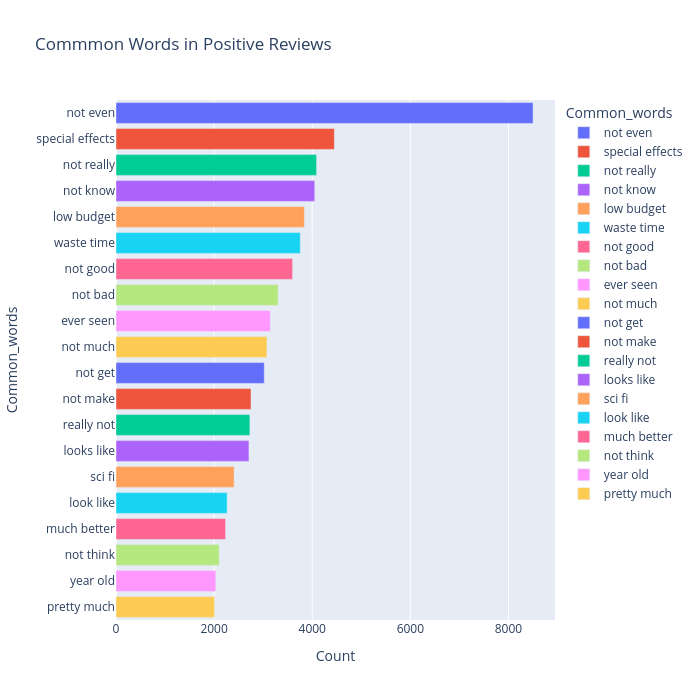

Notebook source saved alongside this figure:
### Code cell
#Trigrams
# Assuming your cleaned data is in the 'Reviews' column
#Bigrams - Two words
from sklearn.feature_extraction.text import CountVectorizer
most_common_uni = get_top_text_ngrams(df['Reviews'][df['Ratings']<=4], 20, 2)

most_common_uni = dict(most_common_uni)
temp = pd.DataFrame(columns=["Common_words", 'Count'])
temp["Common_words"] = list(most_common_uni.keys())
temp["Count"] = list(most_common_uni.values())

fig = px.bar(
    temp, 
    x="Count", 
    y="Common_words", 
    title='Commmon Words in Positive Reviews', 
    orientation='h', 
    width=700, 
    height=700, 
    color='Common_words'
)
fig.show()

### Figure 1 — Plotly figure (JSON) as saved in the notebook; plotly's stock layout.template omitted (floating-point values rounded to 4 significant figures)
{"data": [{"alignmentgroup": "True", "hovertemplate": "Common_words=%{y}<br>Count=%{x}<extra></extra>", "legendgroup": "not even", "marker": {"color": "#636efa", "pattern": {"shape": ""}}, "name": "not even", "offsetgroup": "not even", "orientation": "h", "showlegend": true, "textposition": "auto", "type": "bar", "x": [8501], "xaxis": "x", "y": ["not even"], "yaxis": "y"}, {"alignmentgroup": "True", "hovertemplate": "Common_words=%{y}<br>Count=%{x}<extra></extra>", "legendgroup": "special effects", "marker": {"color": "#EF553B", "pattern": {"shape": ""}}, "name": "special effects", "offsetgroup": "special effects", "orientation": "h", "showlegend": true, "textposition": "auto", "type": "bar", "x": [4451], "xaxis": "x", "y": ["special effects"], "yaxis": "y"}, {"alignmentgroup": "True", "hovertemplate": "Common_words=%{y}<br>Count=%{x}<extra></extra>", "legendgroup": "not really", "marker": {"color": "#00cc96", "pattern": {"shape": ""}}, "name": "not really", "offsetgroup": "not really", "orientation": "h", "showlegend": true, "textposition": "auto", "type": "bar", "x": [4089], "xaxis": "x", "y": ["not really"], "yaxis": "y"}, {"alignmentgroup": "True", "hovertemplate": "Common_words=%{y}<br>Count=%{x}<extra></extra>", "legendgroup": "not know", "marker": {"color": "#ab63fa", "pattern": {"shape": ""}}, "name": "not know", "offsetgroup": "not know", "orientation": "h", "showlegend": true, "textposition": "auto", "type": "bar", "x": [4051], "xaxis": "x", "y": ["not know"], "yaxis": "y"}, {"alignmentgroup": "True", "hovertemplate": "Common_words=%{y}<br>Count=%{x}<extra></extra>", "legendgroup": "low budget", "marker": {"color": "#FFA15A", "pattern": {"shape": ""}}, "name": "low budget", "offsetgroup": "low budget", "orientation": "h", "showlegend": true, "textposition": "auto", "type": "bar", "x": [3840], "xaxis": "x", "y": ["low budget"], "yaxis": "y"}, {"alignmentgroup": "True", "hovertemplate": "Common_words=%{y}<br>Count=%{x}<extra></extra>", "legendgroup": "waste time", "marker": {"color": "#19d3f3", "pattern": {"shape": ""}}, "name": "waste time", "offsetgroup": "waste time", "orientation": "h", "showlegend": true, "textposition": "auto", "type": "bar", "x": [3756], "xaxis": "x", "y": ["waste time"], "yaxis": "y"}, {"alignmentgroup": "True", "hovertemplate": "Common_words=%{y}<br>Count=%{x}<extra></extra>", "legendgroup": "not good", "marker": {"color": "#FF6692", "pattern": {"shape": ""}}, "name": "not good", "offsetgroup": "not good", "orientation": "h", "showlegend": true, "textposition": "auto", "type": "bar", "x": [3600], "xaxis": "x", "y": ["not good"], "yaxis": "y"}, {"alignmentgroup": "True", "hovertemplate": "Common_words=%{y}<br>Count=%{x}<extra></extra>", "legendgroup": "not bad", "marker": {"color": "#B6E880", "pattern": {"shape": ""}}, "name": "not bad", "offsetgroup": "not bad", "orientation": "h", "showlegend": true, "textposition": "auto", "type": "bar", "x": [3305], "xaxis": "x", "y": ["not bad"], "yaxis": "y"}, {"alignmentgroup": "True", "hovertemplate": "Common_words=%{y}<br>Count=%{x}<extra></extra>", "legendgroup": "ever seen", "marker": {"color": "#FF97FF", "pattern": {"shape": ""}}, "name": "ever seen", "offsetgroup": "ever seen", "orientation": "h", "showlegend": true, "textposition": "auto", "type": "bar", "x": [3145], "xaxis": "x", "y": ["ever seen"], "yaxis": "y"}, {"alignmentgroup": "True", "hovertemplate": "Common_words=%{y}<br>Count=%{x}<extra></extra>", "legendgroup": "not much", "marker": {"color": "#FECB52", "pattern": {"shape": ""}}, "name": "not much", "offsetgroup": "not much", "orientation": "h", "showlegend": true, "textposition": "auto", "type": "bar", "x": [3077], "xaxis": "x", "y": ["not much"], "yaxis": "y"}, {"alignmentgroup": "True", "hovertemplate": "Common_words=%{y}<br>Count=%{x}<extra></extra>", "legendgroup": "not get", "marker": {"color": "#636efa", "pattern": {"shape": ""}}, "name": "not get", "offsetgroup": "not get", "orientation": "h", "showlegend": true, "textposition": "auto", "type": "bar", "x": [3022], "xaxis": "x", "y": ["not get"], "yaxis": "y"}, {"alignmentgroup": "True", "hovertemplate": "Common_words=%{y}<br>Count=%{x}<extra></extra>", "legendgroup": "not make", "marker": {"color": "#EF553B", "pattern": {"shape": ""}}, "name": "not make", "offsetgroup": "not make", "orientation": "h", "showlegend": true, "textposition": "auto", "type": "bar", "x": [2752], "xaxis": "x", "y": ["not make"], "yaxis": "y"}, {"alignmentgroup": "True", "hovertemplate": "Common_words=%{y}<br>Count=%{x}<extra></extra>", "legendgroup": "really not", "marker": {"color": "#00cc96", "pattern": {"shape": ""}}, "name": "really not", "offsetgroup": "really not", "orientation": "h", "showlegend": true, "textposition": "auto", "type": "bar", "x": [2729], "xaxis": "x", "y": ["really not"], "yaxis": "y"}, {"alignmentgroup": "True", "hovertemplate": "Common_words=%{y}<br>Count=%{x}<extra></extra>", "legendgroup": "looks like", "marker": {"color": "#ab63fa", "pattern": {"shape": ""}}, "name": "looks like", "offsetgroup": "looks like", "orientation": "h", "showlegend": true, "textposition": "auto", "type": "bar", "x": [2710], "xaxis": "x", "y": ["looks like"], "yaxis": "y"}, {"alignmentgroup": "True", "hovertemplate": "Common_words=%{y}<br>Count=%{x}<extra></extra>", "legendgroup": "sci fi", "marker": {"color": "#FFA15A", "pattern": {"shape": ""}}, "name": "sci fi", "offsetgroup": "sci fi", "orientation": "h", "showlegend": true, "textposition": "auto", "type": "bar", "x": [2408], "xaxis": "x", "y": ["sci fi"], "yaxis": "y"}, {"alignmentgroup": "True", "hovertemplate": "Common_words=%{y}<br>Count=%{x}<extra></extra>", "legendgroup": "look like", "marker": {"color": "#19d3f3", "pattern": {"shape": ""}}, "name": "look like", "offsetgroup": "look like", "orientation": "h", "showlegend": true, "textposition": "auto", "type": "bar", "x": [2266], "xaxis": "x", "y": ["look like"], "yaxis": "y"}, {"alignmentgroup": "True", "hovertemplate": "Common_words=%{y}<br>Count=%{x}<extra></extra>", "legendgroup": "much better", "marker": {"color": "#FF6692", "pattern": {"shape": ""}}, "name": "much better", "offsetgroup": "much better", "orientation": "h", "showlegend": true, "textposition": "auto", "type": "bar", "x": [2234], "xaxis": "x", "y": ["much better"], "yaxis": "y"}, {"alignmentgroup": "True", "hovertemplate": "Common_words=%{y}<br>Count=%{x}<extra></extra>", "legendgroup": "not think", "marker": {"color": "#B6E880", "pattern": {"shape": ""}}, "name": "not think", "offsetgroup": "not think", "orientation": "h", "showlegend": true, "textposition": "auto", "type": "bar", "x": [2104], "xaxis": "x", "y": ["not think"], "yaxis": "y"}, {"alignmentgroup": "True", "hovertemplate": "Common_words=%{y}<br>Count=%{x}<extra></extra>", "legendgroup": "year old", "marker": {"color": "#FF97FF", "pattern": {"shape": ""}}, "name": "year old", "offsetgroup": "year old", "orientation": "h", "showlegend": true, "textposition": "auto", "type": "bar", "x": [2034], "xaxis": "x", "y": ["year old"], "yaxis": "y"}, {"alignmentgroup": "True", "hovertemplate": "Common_words=%{y}<br>Count=%{x}<extra></extra>", "legendgroup": "pretty much", "marker": {"color": "#FECB52", "pattern": {"shape": ""}}, "name": "pretty much", "offsetgroup": "pretty much", "orientation": "h", "showlegend": true, "textposition": "auto", "type": "bar", "x": [2007], "xaxis": "x", "y": ["pretty much"], "yaxis": "y"}], "layout": {"barmode": "relative", "height": 700, "legend": {"title": {"text": "Common_words"}, "tracegroupgap": 0}, "title": {"text": "Commmon Words in Positive Reviews"}, "width": 700, "xaxis": {"anchor": "y", "domain": [0, 1], "title": {"text": "Count"}}, "yaxis": {"anchor": "x", "categoryarray": ["pretty much", "year old", "not think", "much better", "look like", "sci fi", "looks like", "really not", "not make", "not get", "not much", "ever seen", "not bad", "not good", "waste time", "low budget", "not know", "not really", "special effects", "not even"], "categoryorder": "array", "domain": [0, 1], "title": {"text": "Common_words"}}}}
